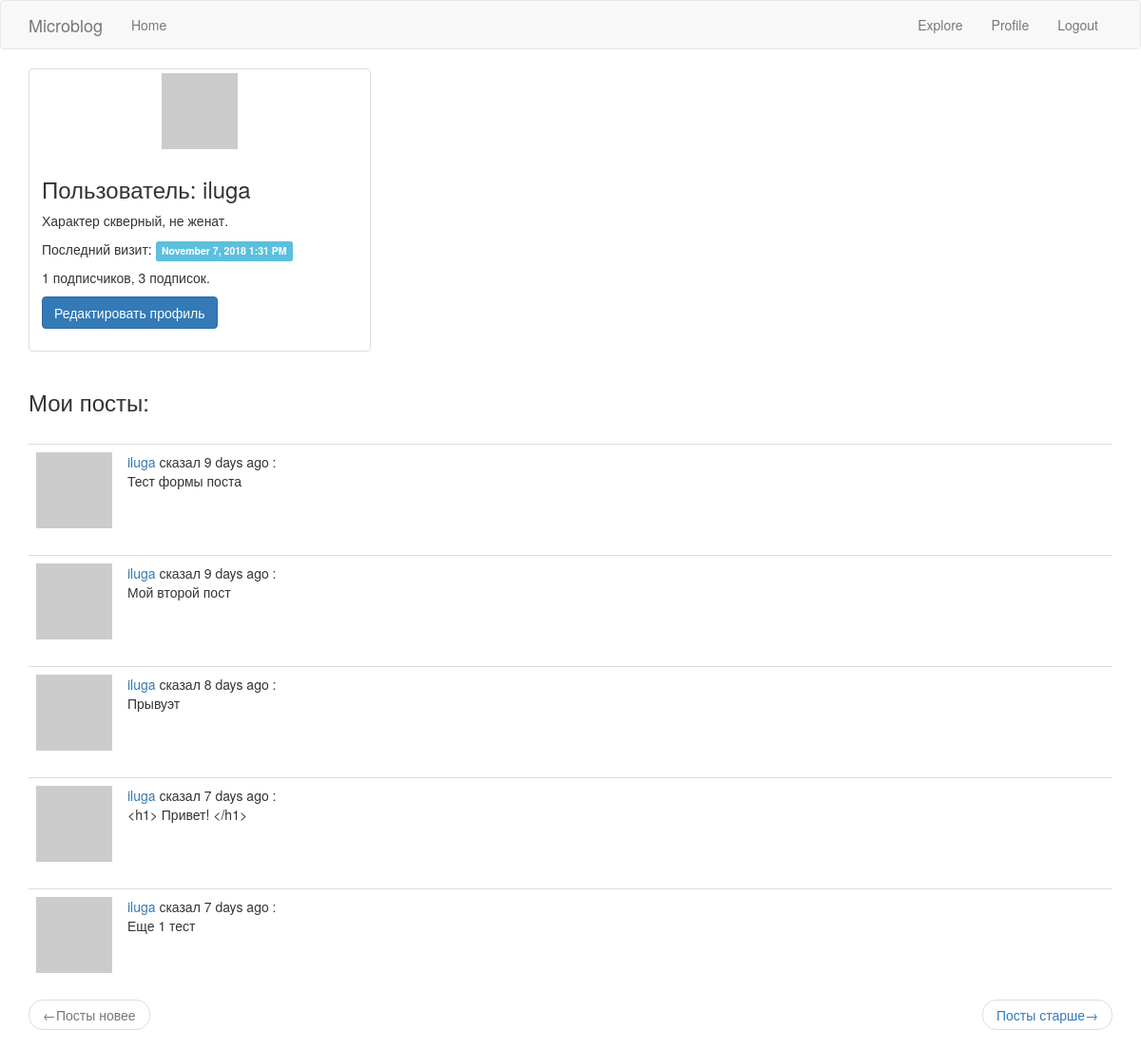
Screenshot of /user/iluga (signed in) with the database file from the repository.
### app/models.py (models this page shows, shortened)
class User(UserMixin, db.Model):
    id = db.Column(db.Integer, primary_key=True)
    username = db.Column(db.String(64), index=True, unique=True)
    email = db.Column(db.String(120), index=True, unique=True)
    password_hash = db.Column(db.String(128))
    posts = db.relationship('Post', backref='author', lazy='dynamic')
    about_me = db.Column(db.String(140))
    last_seen = db.Column(db.DateTime, default=datetime.utcnow)
    followed = db.relationship(
        'User', secondary = followers,
        primaryjoin = (followers.c.follower_id == id),
        secondaryjoin = (followers.c.followed_id == id),
        backref = db.backref('followers', lazy='dynamic'), lazy='dynamic')
    def avatar(self, size):
        digest = md5(self.email.lower().encode('utf-8')).hexdigest()
        return 'https://www.gravatar.com/avatar/{}?d=identicon&s={}'.format(digest, size)

class Post(db.Model):
    id = db.Column(db.Integer, primary_key=True)
    body = db.Column(db.String(140))
    timestamp = db.Column(db.DateTime, index=True, default=datetime.utcnow)
    user_id = db.Column(db.Integer, db.ForeignKey('user.id'))

### app/routes.py (the view)
@app.route('/user/<username>')
@login_required
def user(username):
    user = User.query.filter_by(username=username).first_or_404()
    page = request.args.get('page', 1, type=int)
    posts = current_user.posts.paginate(page, app.config['POSTS_PER_PAGE'], False)
    next_url = url_for('user', username=user.username, page=posts.next_num) if posts.has_next else None
    prev_url = url_for('user', username=user.username, page=posts.prev_num) if posts.has_prev else None
    return render_template('user.html', user=user, posts=posts.items,
                           next_url=next_url, prev_url=prev_url)

### app/models.py (called while the page is built)
@login.user_loader
def load_user(id):
    return User.query.get(int(id))

### app/routes.py (called while the page is built)
@app.before_request
def before_request():
    if current_user.is_authenticated:
        current_user.last_seen = datetime.utcnow()
        db.session.commit()

### app/templates/user.html
{% extends 'base.html' %}
{% block app_content %}
<div class="row">
  <div class="col-sm-6 col-md-4">
    <div class="thumbnail">
      <img src="{{ user.avatar(128)}}">
      <div class="caption">
        <h3>Пользователь: {{ user.username }}</h3>
        <p>{% if user.about_me %} <p> {{ user.about_me }}</p> {% endif %} </p>
        {% if user.last_seen %} <p> Последний визит: <span class="label label-info"> {{ moment(user.last_seen).format('LLL') }} </span> </p>{% endif %}
        <p> {{ user.followers.count() }} подписчиков, {{ user.followed.count() }} подписок.</p>
        {%  if user == current_user %}
            <p><a href="{{ url_for('edit_profile') }}" class="btn btn-primary" role="button">Редактировать профиль</a></p>
        {% elif not current_user.is_following(user) %}
            <p><a href="{{ url_for('follow', username=user.username) }}" class="btn btn-primary" role="button">Подписаться</a></p>
        {% else %}
            <p><a href="{{ url_for('unfollow', username=user.username) }}" class="btn btn-default" role="button">Отписаться</a></p>
        {% endif %}
      </div>
    </div>
  </div>
</div>
<h3>Мои посты:</h3><br>
    {% for post in posts %}
        {% include '_post.html' %}
    {% endfor %}
    <nav aria-label="...">
        <ul class="pager">
            <li class="previous {% if not prev_url %} disabled {% endif %}">
                <a href="{{ prev_url or '#' }}">
                    <span aria-hidden="true">&larr;</span>Посты новее
                </a>
            </li>
            <li class="next{% if not next_url %} disabled {% endif %}">
                <a href="{{ next_url or '#' }}">
                    <span aria-hidden="true">Посты старше</span>&rarr;
                </a>
            </li>
        </ul>
    </nav>
{% endblock %}

### app/templates/_post.html
<table class="table table-hover">
    <tr>
        <td width="70px">
            <a href="{{ url_for('user', username=post.author.username) }}">
            <img src="{{ post.author.avatar(36) }}">
        </a>
        </td>
        <td>
            <a href="{{ url_for('user', username=post.author.username) }}">
            {{ post.author.username }}
            </a>
            сказал {{ moment(post.timestamp).fromNow() }} : <br>
            {{ post.body }}
        </td>
    </tr>
</table>

### rows the page displays
User: username "iluga", about_me "Характер скверный, не женат.", last_seen "November 7, 2018 1:31 PM"
Post: author.username "iluga", timestamp "9 days ago", body "Тест формы поста"
Post: author.username "iluga", timestamp "9 days ago", body "Мой второй пост"
Post: author.username "iluga", timestamp "8 days ago", body "Прывуэт"
Post: author.username "iluga", timestamp "7 days ago", body "<h1> Привет! </h1>"
Post: author.username "iluga", timestamp "7 days ago", body "Еще 1 тест"

### other values shown
{{ user.followers.count() }} "1"
{{ user.followed.count() }} "3"
